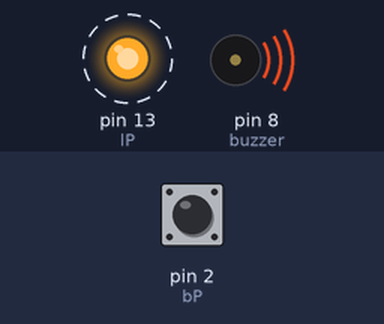
This sketch was run on a simulated Arduino Uno, built with avr-gcc and run on an emulated ATmega328P. On the bench: output pins drawn as LEDs (lit = HIGH), buzzer (waves = sounding). Dashed ring = blinking. The inputs (shaded band) are chosen by the test bench; at power-on: pin 2 (bP) HIGH.

Above: at 0.15 s.
Timing chart, 0 to 3.0 s (numbered marks = the images above):
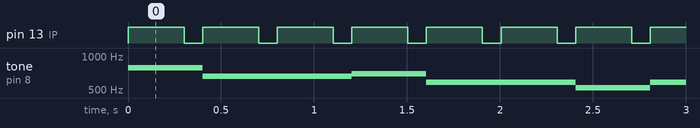

The sketch:

Week15_.ino
```cpp
#include "pitches.h"


long currentTime ,previousTime;
bool check;


const int buzzer = 8;

const int toneTable[7][5]={

    { 66, 131, 262, 523, 1046},  // C Do

    { 74, 147, 294, 587, 1175},  // D Re

    { 83, 165, 330, 659, 1318},  // E Mi

    { 88, 175, 349, 698, 1397},  // F Fa

    { 98, 196, 392, 784, 1568},  // G So

    {110, 220, 440, 880, 1760},  // A La

    {124, 247, 494, 988, 1976}   // B Si

};

char toneName[]="CDEFGAB";

char beeTone[]="GEEFDDCDEFGGGGEEFDDCEGGEDDDDDEFEEEEEFGGEEFDDCEGGC";

char starTone[]="CCGGAAGFFEEDDCGGFFEEDGGFFEEDCCGGAAGFFEEDDC";

int beeBeat[]={

    1,1,2, 1,1,2, 1,1,1,1,1,1,2,

    1,1,2, 1,1,2, 1,1,1,1,4,

    1,1,1,1,1,1,2, 1,1,1,1,1,1,2,

    1,1,2, 1,1,2, 1,1,1,1,4

};

int starBeat[]={

    1,1,1,1,1,1,2, 1,1,1,1,1,1,2,

    1,1,1,1,1,1,2, 1,1,1,1,1,1,2,

    1,1,1,1,1,1,2, 1,1,1,1,1,1,2

};


int getTone(char symbol) {

    int toneNo = 0;

    for ( int ii=0; ii<7; ii++ ) {

        if ( toneName[ii]==symbol ) {

            toneNo = ii;

            break;

        }

    }

    return toneNo;

}
static bool st=false;
 const int bP=2;
 const int lP=13;
 int bS=0;

void setup() {
pinMode(lP,OUTPUT);
    pinMode(buzzer,OUTPUT);
pinMode(bP,INPUT);
digitalWrite(bP,HIGH);
    noTone(buzzer);

}


void loop() {
  int ii,length , toneNo;
bS=digitalRead(bP);


    int duration;


    // bee


    length = sizeof(beeTone)-1;

    for ( ii=0; ii<length; ii++ ) {

        toneNo = getTone(beeTone[ii]);

        duration = beeBeat[ii]*333;

        tone(buzzer,toneTable[toneNo][3]);

       previousTime=millis();

check=false;
digitalWrite(13,HIGH);
while(!check){

  currentTime=millis();
  if(currentTime-previousTime>400){
check=true;}

if(currentTime-previousTime>300){
digitalWrite(13,LOW);

  }
  }

  if(bS==HIGH){


    st=true;
    }

        noTone(buzzer);

    }
}


   // }
```

pitches.h
```cpp
/*************************************************
 * Public Constants
 *************************************************/

#define NOTE_B0  31
#define NOTE_C1  33
#define NOTE_CS1 35
#define NOTE_D1  37
#define NOTE_DS1 39
#define NOTE_E1  41
#define NOTE_F1  44
#define NOTE_FS1 46
#define NOTE_G1  49
#define NOTE_GS1 52
#define NOTE_A1  55
#define NOTE_AS1 58
#define NOTE_B1  62
#define NOTE_C2  65
#define NOTE_CS2 69
#define NOTE_D2  73
#define NOTE_DS2 78
#define NOTE_E2  82
#define NOTE_F2  87
#define NOTE_FS2 93
#define NOTE_G2  98
#define NOTE_GS2 104
#define NOTE_A2  110
#define NOTE_AS2 117
#define NOTE_B2  123
#define NOTE_C3  131
#define NOTE_CS3 139
#define NOTE_D3  147
#define NOTE_DS3 156
#define NOTE_E3  165
#define NOTE_F3  175
#define NOTE_FS3 185
#define NOTE_G3  196
#define NOTE_GS3 208
#define NOTE_A3  220
#define NOTE_AS3 233
#define NOTE_B3  247
#define NOTE_C4  262
#define NOTE_CS4 277
#define NOTE_D4  294
#define NOTE_DS4 311
#define NOTE_E4  330
#define NOTE_F4  349
#define NOTE_FS4 370
#define NOTE_G4  392
#define NOTE_GS4 415
#define NOTE_A4  440
#define NOTE_AS4 466
#define NOTE_B4  494
#define NOTE_C5  523
#define NOTE_CS5 554
#define NOTE_D5  587
#define NOTE_DS5 622
#define NOTE_E5  659
#define NOTE_F5  698
#define NOTE_FS5 740
#define NOTE_G5  784
#define NOTE_GS5 831
#define NOTE_A5  880
#define NOTE_AS5 932
#define NOTE_B5  988
#define NOTE_C6  1047
#define NOTE_CS6 1109
#define NOTE_D6  1175
#define NOTE_DS6 1245
#define NOTE_E6  1319
#define NOTE_F6  1397
#define NOTE_FS6 1480
#define NOTE_G6  1568
#define NOTE_GS6 1661
#define NOTE_A6  1760
#define NOTE_AS6 1865
#define NOTE_B6  1976
#define NOTE_C7  2093
#define NOTE_CS7 2217
#define NOTE_D7  2349
#define NOTE_DS7 2489
#define NOTE_E7  2637
#define NOTE_F7  2794
#define NOTE_FS7 2960
#define NOTE_G7  3136
#define NOTE_GS7 3322
#define NOTE_A7  3520
#define NOTE_AS7 3729
#define NOTE_B7  3951
#define NOTE_C8  4186
#define NOTE_CS8 4435
#define NOTE_D8  4699
#define NOTE_DS8 4978
```

Measured:
- by itself, pin 13 (lP): alternates HIGH for 0.30 s and LOW for 0.10 s
- by itself, tone on pin 8 (buzzer): plays 784 Hz for 0.40 s, 659 Hz for 0.80 s, 698 Hz for 0.40 s, 587 Hz for 0.80 s, 523 Hz for 0.40 s, 587 Hz for 0.40 s … (193 notes in this stretch)
